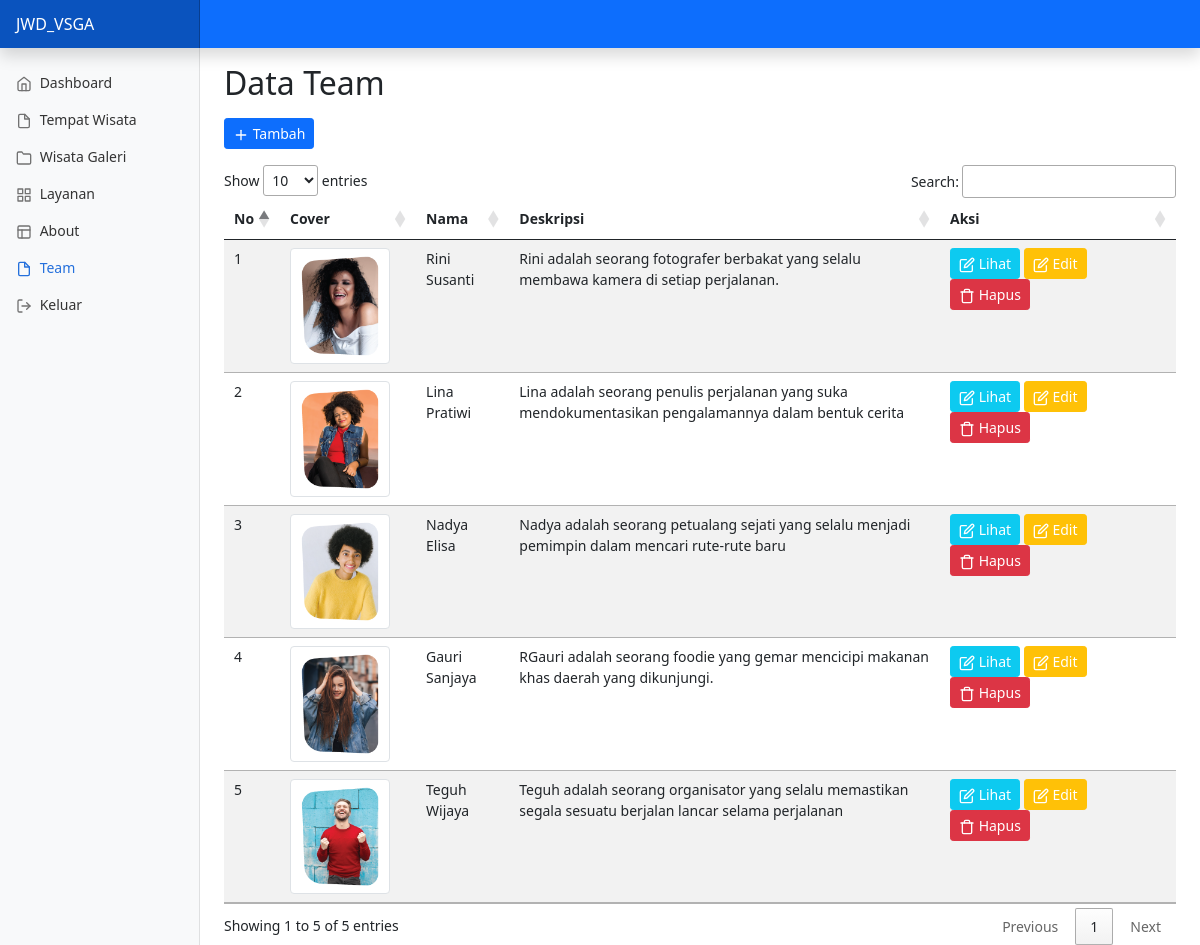
Page /admin.php?data-team (signed in) on the committed database.
### tables this page shows
CREATE TABLE `team` (
  `idteam` int(11) NOT NULL,
  `team_name` varchar(255) NOT NULL,
  `team_description` text NOT NULL,
  `cover` varchar(255) NOT NULL
);

### admin/team.php (the view, shortened to what this page needs)
<h2 class="mt-3">Data Team</h2>
<a href="" class="btn btn-sm btn-primary mt-2" data-bs-toggle="modal" data-bs-target="#addModal"><i
        data-feather="plus"></i> Tambah</a>
<div class="table-responsive mt-3">
    <table class="table table-striped table-sm">
        <thead>
            <tr>
                <th scope="col" width="5">No</th>
                <th scope="col" width="100">Cover</th>
                <th scope="col">Nama</th>
                <th scope="col">Deskripsi</th>
                <th scope="col" width="200">Aksi</th>
            </tr>
        </thead>
        <tbody>
            <?php
            $n=1;
            $query = mysqli_query($con,"SELECT * FROM team ORDER BY idteam DESC")or die(mysqli_error($con));
            while($row = mysqli_fetch_array($query)):
            ?>
            <tr>
                <td><?= $n++; ?></td>
                <td>
                    <img src="uploads/wisata/team/<?= $row['cover']; ?>" alt="Cover" class="img-thumbnail rounded"
                        width="100">
                </td>
                <td><?= $row['team_name']; ?></td>
                <td><?= $row['team_description']; ?></td>
                <td>
                <button class="btn btn-sm btn-info text-white" onclick="lihatData(<?= $row['idteam'] ?>)">
                        <i data-feather="edit"></i>
                        Lihat
                    </button>
                    <button class="btn btn-sm btn-warning text-white" onclick="editData(<?= $row['idteam'] ?>)">
                        <i data-feather="edit"></i>
                        Edit
                    </button>
                    <button class="btn btn-sm btn-danger" onclick="deleteData(<?= $row['idteam'] ?>)">
                        <i data-feather="trash"></i>
                        Hapus
                    </button>
                </td>
            </tr>
            <?php
            endwhile;
            ?>
        </tbody>
    </table>
</div>

### assets/css/dashboard.css (style rules this page uses)
body { font-size: .875rem; }
.feather { width: 16px; height: 16px; vertical-align: text-bottom; }

### rows in the picture
team: cover (picture), team_name "Rini Susanti", team_description "Rini adalah seorang fotografer berbakat yang selalu membawa kamera di setiap perjalanan."
team: cover (picture), team_name "Lina Pratiwi", team_description "Lina adalah seorang penulis perjalanan yang suka mendokumentasikan pengalamannya dalam bentuk cerita"
team: cover (picture), team_name "Nadya Elisa", team_description "Nadya adalah seorang petualang sejati yang selalu menjadi pemimpin dalam mencari rute-rute baru"
team: cover (picture), team_name "Gauri Sanjaya", team_description "RGauri adalah seorang foodie yang gemar mencicipi makanan khas daerah yang dikunjungi."
team: cover (picture), team_name "Teguh Wijaya", team_description "Teguh adalah seorang organisator yang selalu memastikan segala sesuatu berjalan lancar selama perjalanan"
